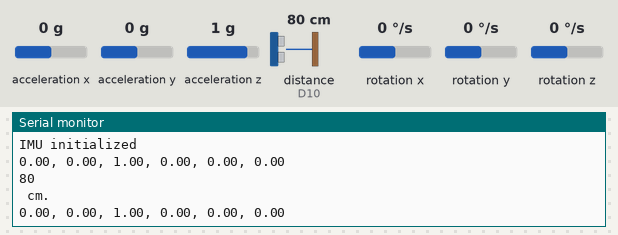
Simulated run of this sketch. Board: Arduino Nano 33 IoT. Shown: the last lines printed to the serial monitor. Wiring (inferred from the names in the program): ultrasonic range finder: trigger A1; echo D10. The inputs (shaded band) are chosen by the test bench; at power-on: acceleration x 0 g, distance to the obstacle (sensor on D10) 80 cm, acceleration y 0 g, acceleration z 1 g, rotation x 0 °/s, rotation y 0 °/s, rotation z 0 °/s. The echo pulse lasts 58.3 µs per cm.

Above: at 1.8 s.
1.9 s: acceleration x set to -1.4 g
At 2.8 s:
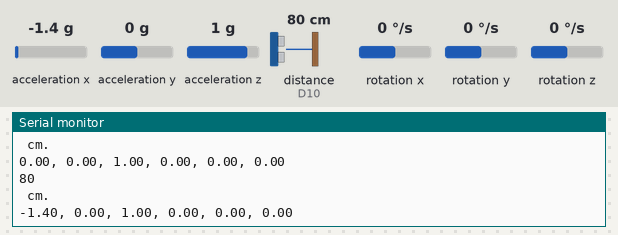
3.4 s: distance to the obstacle (sensor on D10) set to 2 cm
At 4.7 s:
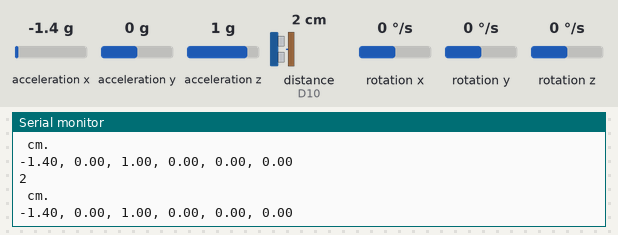
4.9 s: acceleration y set to -1.4 g
At 5.8 s:
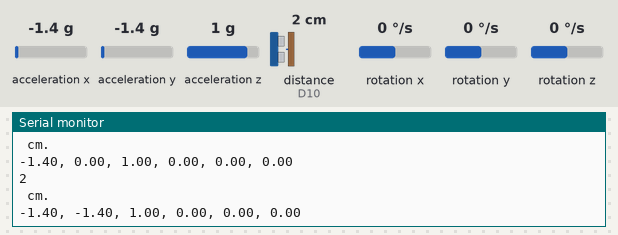
6.4 s: acceleration z set to -1.4 g
At 7.7 s:
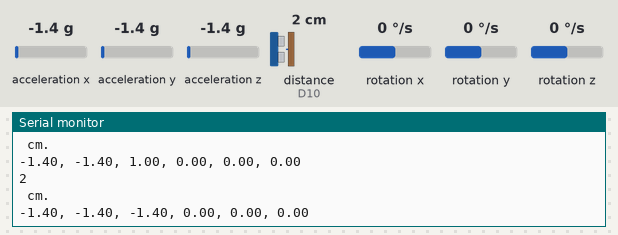
7.9 s: distance to the obstacle (sensor on D10) set to 4 cm
At 8.8 s:
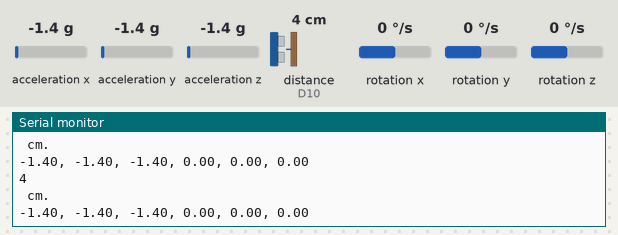
9.4 s: rotation x set to -192 °/s
At 10.6 s:
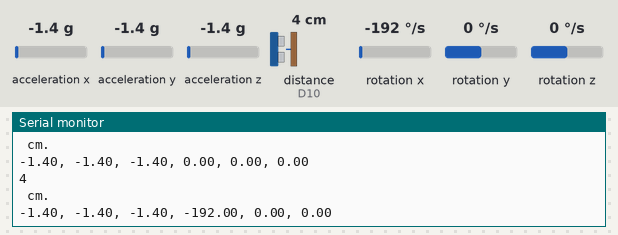
Timing chart, 0 to 11.9 s (numbered marks = the images above; inputs shaded):
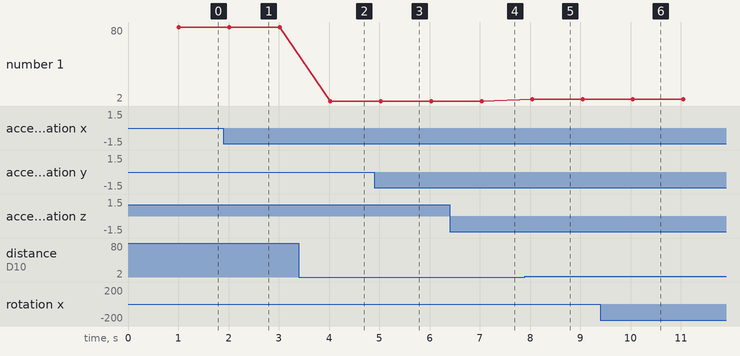

Measured:
- after the input at 1.9 s, the serial monitor: prints a new line after 0.12 s (image 1)
- after the input at 3.4 s, the serial monitor: prints a new line after 0.63 s (image 2)
- after the input at 4.9 s, the serial monitor: prints a new line after 0.13 s (image 3)
- after the input at 6.4 s, the serial monitor: prints a new line after 0.64 s (image 4)
- after the input at 7.9 s, the serial monitor: prints a new line after 0.14 s (image 5)
- after the input at 9.4 s, the serial monitor: prints a new line after 0.65 s (image 6)
- plotted number 1: 80 → 2 after the input at 3.4 s, 2 → 4 after the input at 7.9 s

The sketch:

imu_us.ino
```cpp
#include <Arduino_LSM6DS3.h>

// Ultrasonic Connection
const int UST = 15;
const int USE = 10;

void setup() {
  pinMode(UST, OUTPUT);
  pinMode(USE, INPUT);

  Serial.begin(9600);
  while (!Serial) {
    Serial.println("LSM6DS3 IMU initialization…");
  }
  if (!IMU.begin()) {
    Serial.println("Failed to initialize IMU!");
    while (true); // halt program
  }
  Serial.println("IMU initialized");
}


void loop() {
  float aX, aY, aZ;
  float gX, gY, gZ;
  const char * spacer = ", ";

  long duration = 0;
  int distance = 0;

  if (IMU.accelerationAvailable() && IMU.gyroscopeAvailable()) {
    IMU.readAcceleration(aX, aY, aZ);
    IMU.readGyroscope(gX, gY, gZ);
    Serial.print(aX); Serial.print(spacer);
    Serial.print(aY); Serial.print(spacer);
    Serial.print(aZ); Serial.print(spacer);
    Serial.print(gX); Serial.print(spacer);
    Serial.print(gY); Serial.print(spacer);
    Serial.println(gZ);
    delay(1000);
  }

  // Ultrasonic Sensor
  while (distance == 0) {
    digitalWrite(UST, LOW);
    delayMicroseconds(2);
    digitalWrite(UST, HIGH);
    delayMicroseconds(10);
    digitalWrite(UST, LOW);

    duration = pulseIn(USE, HIGH);
    distance = duration / 58;

    Serial.println(distance);
    Serial.println(" cm.");
  }
}
```
